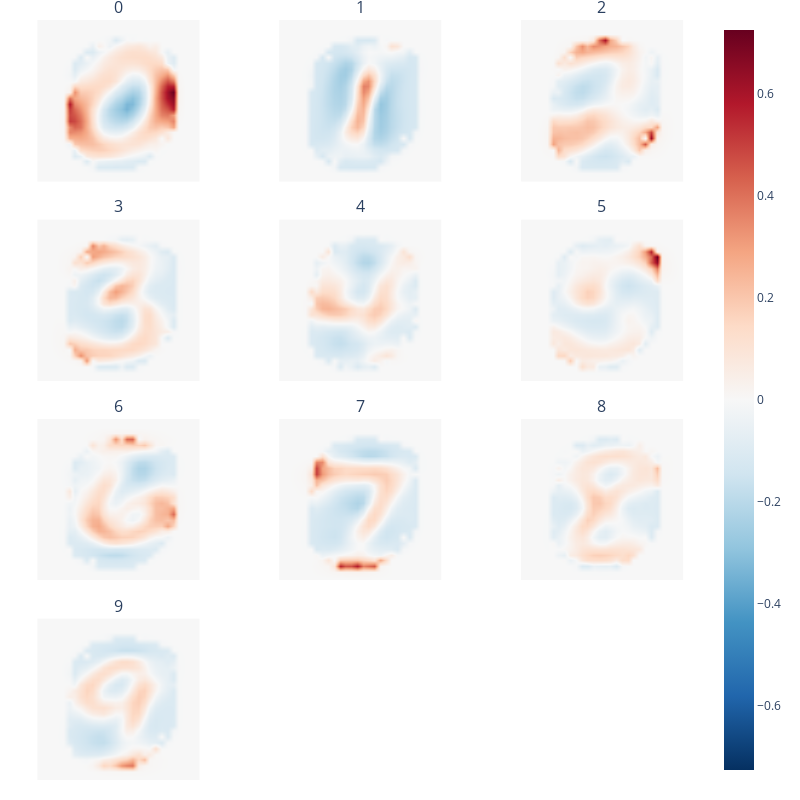

The code cell stored with this chart in its notebook:
### Code cell
import ethik
explainer = ethik.ImageClassificationExplainer(n_jobs=-1)
explainer.plot_bias(x_test, y_pred)

### Figure 1 — Plotly figure (JSON) as saved in the notebook; plotly's stock layout.template omitted (floating-point values rounded to 4 significant figures; data arrays with more than 128 entries replaced by an {"elided": "..."} marker saying what was removed)
{"data": [{"colorscale": [[0, "rgb(103,0,31)"], [0.1, "rgb(178,24,43)"], [0.2, "rgb(214,96,77)"], [0.3, "rgb(244,165,130)"], [0.4, "rgb(253,219,199)"], [0.5, "rgb(247,247,247)"], [0.6, "rgb(209,229,240)"], [0.7, "rgb(146,197,222)"], [0.8, "rgb(67,147,195)"], [0.9, "rgb(33,102,172)"], [1, "rgb(5,48,97)"]], "hoverinfo": "x+y+z", "name": "0", "reversescale": true, "showscale": true, "type": "heatmap", "x": [0, 1, 2, 3, 4, 5, 6, 7, 8, 9, 10, 11, 12, 13, 14, 15, 16, 17, 18, 19, 20, 21, 22, 23, 24, 25, 26, 27], "xaxis": "x", "y": [0, 1, 2, 3, 4, 5, 6, 7, 8, 9, 10, 11, 12, 13, 14, 15, 16, 17, 18, 19, 20, 21, 22, 23, 24, 25, 26, 27], "yaxis": "y", "z": {"elided": "28x28 float values"}, "zmax": 0.726, "zmin": -0.726, "zsmooth": "best"}, {"colorscale": [[0, "rgb(103,0,31)"], [0.1, "rgb(178,24,43)"], [0.2, "rgb(214,96,77)"], [0.3, "rgb(244,165,130)"], [0.4, "rgb(253,219,199)"], [0.5, "rgb(247,247,247)"], [0.6, "rgb(209,229,240)"], [0.7, "rgb(146,197,222)"], [0.8, "rgb(67,147,195)"], [0.9, "rgb(33,102,172)"], [1, "rgb(5,48,97)"]], "hoverinfo": "x+y+z", "name": "1", "reversescale": true, "showscale": false, "type": "heatmap", "x": [0, 1, 2, 3, 4, 5, 6, 7, 8, 9, 10, 11, 12, 13, 14, 15, 16, 17, 18, 19, 20, 21, 22, 23, 24, 25, 26, 27], "xaxis": "x2", "y": [0, 1, 2, 3, 4, 5, 6, 7, 8, 9, 10, 11, 12, 13, 14, 15, 16, 17, 18, 19, 20, 21, 22, 23, 24, 25, 26, 27], "yaxis": "y2", "z": {"elided": "28x28 float values"}, "zmax": 0.726, "zmin": -0.726, "zsmooth": "best"}, {"colorscale": [[0, "rgb(103,0,31)"], [0.1, "rgb(178,24,43)"], [0.2, "rgb(214,96,77)"], [0.3, "rgb(244,165,130)"], [0.4, "rgb(253,219,199)"], [0.5, "rgb(247,247,247)"], [0.6, "rgb(209,229,240)"], [0.7, "rgb(146,197,222)"], [0.8, "rgb(67,147,195)"], [0.9, "rgb(33,102,172)"], [1, "rgb(5,48,97)"]], "hoverinfo": "x+y+z", "name": "2", "reversescale": true, "showscale": false, "type": "heatmap", "x": [0, 1, 2, 3, 4, 5, 6, 7, 8, 9, 10, 11, 12, 13, 14, 15, 16, 17, 18, 19, 20, 21, 22, 23, 24, 25, 26, 27], "xaxis": "x3", "y": [0, 1, 2, 3, 4, 5, 6, 7, 8, 9, 10, 11, 12, 13, 14, 15, 16, 17, 18, 19, 20, 21, 22, 23, 24, 25, 26, 27], "yaxis": "y3", "z": {"elided": "28x28 float values"}, "zmax": 0.726, "zmin": -0.726, "zsmooth": "best"}, {"colorscale": [[0, "rgb(103,0,31)"], [0.1, "rgb(178,24,43)"], [0.2, "rgb(214,96,77)"], [0.3, "rgb(244,165,130)"], [0.4, "rgb(253,219,199)"], [0.5, "rgb(247,247,247)"], [0.6, "rgb(209,229,240)"], [0.7, "rgb(146,197,222)"], [0.8, "rgb(67,147,195)"], [0.9, "rgb(33,102,172)"], [1, "rgb(5,48,97)"]], "hoverinfo": "x+y+z", "name": "3", "reversescale": true, "showscale": false, "type": "heatmap", "x": [0, 1, 2, 3, 4, 5, 6, 7, 8, 9, 10, 11, 12, 13, 14, 15, 16, 17, 18, 19, 20, 21, 22, 23, 24, 25, 26, 27], "xaxis": "x4", "y": [0, 1, 2, 3, 4, 5, 6, 7, 8, 9, 10, 11, 12, 13, 14, 15, 16, 17, 18, 19, 20, 21, 22, 23, 24, 25, 26, 27], "yaxis": "y4", "z": {"elided": "28x28 float values"}, "zmax": 0.726, "zmin": -0.726, "zsmooth": "best"}, {"colorscale": [[0, "rgb(103,0,31)"], [0.1, "rgb(178,24,43)"], [0.2, "rgb(214,96,77)"], [0.3, "rgb(244,165,130)"], [0.4, "rgb(253,219,199)"], [0.5, "rgb(247,247,247)"], [0.6, "rgb(209,229,240)"], [0.7, "rgb(146,197,222)"], [0.8, "rgb(67,147,195)"], [0.9, "rgb(33,102,172)"], [1, "rgb(5,48,97)"]], "hoverinfo": "x+y+z", "name": "4", "reversescale": true, "showscale": false, "type": "heatmap", "x": [0, 1, 2, 3, 4, 5, 6, 7, 8, 9, 10, 11, 12, 13, 14, 15, 16, 17, 18, 19, 20, 21, 22, 23, 24, 25, 26, 27], "xaxis": "x5", "y": [0, 1, 2, 3, 4, 5, 6, 7, 8, 9, 10, 11, 12, 13, 14, 15, 16, 17, 18, 19, 20, 21, 22, 23, 24, 25, 26, 27], "yaxis": "y5", "z": {"elided": "28x28 float values"}, "zmax": 0.726, "zmin": -0.726, "zsmooth": "best"}, {"colorscale": [[0, "rgb(103,0,31)"], [0.1, "rgb(178,24,43)"], [0.2, "rgb(214,96,77)"], [0.3, "rgb(244,165,130)"], [0.4, "rgb(253,219,199)"], [0.5, "rgb(247,247,247)"], [0.6, "rgb(209,229,240)"], [0.7, "rgb(146,197,222)"], [0.8, "rgb(67,147,195)"], [0.9, "rgb(33,102,172)"], [1, "rgb(5,48,97)"]], "hoverinfo": "x+y+z", "name": "5", "reversescale": true, "showscale": false, "type": "heatmap", "x": [0, 1, 2, 3, 4, 5, 6, 7, 8, 9, 10, 11, 12, 13, 14, 15, 16, 17, 18, 19, 20, 21, 22, 23, 24, 25, 26, 27], "xaxis": "x6", "y": [0, 1, 2, 3, 4, 5, 6, 7, 8, 9, 10, 11, 12, 13, 14, 15, 16, 17, 18, 19, 20, 21, 22, 23, 24, 25, 26, 27], "yaxis": "y6", "z": {"elided": "28x28 float values"}, "zmax": 0.726, "zmin": -0.726, "zsmooth": "best"}, {"colorscale": [[0, "rgb(103,0,31)"], [0.1, "rgb(178,24,43)"], [0.2, "rgb(214,96,77)"], [0.3, "rgb(244,165,130)"], [0.4, "rgb(253,219,199)"], [0.5, "rgb(247,247,247)"], [0.6, "rgb(209,229,240)"], [0.7, "rgb(146,197,222)"], [0.8, "rgb(67,147,195)"], [0.9, "rgb(33,102,172)"], [1, "rgb(5,48,97)"]], "hoverinfo": "x+y+z", "name": "6", "reversescale": true, "showscale": false, "type": "heatmap", "x": [0, 1, 2, 3, 4, 5, 6, 7, 8, 9, 10, 11, 12, 13, 14, 15, 16, 17, 18, 19, 20, 21, 22, 23, 24, 25, 26, 27], "xaxis": "x7", "y": [0, 1, 2, 3, 4, 5, 6, 7, 8, 9, 10, 11, 12, 13, 14, 15, 16, 17, 18, 19, 20, 21, 22, 23, 24, 25, 26, 27], "yaxis": "y7", "z": {"elided": "28x28 float values"}, "zmax": 0.726, "zmin": -0.726, "zsmooth": "best"}, {"colorscale": [[0, "rgb(103,0,31)"], [0.1, "rgb(178,24,43)"], [0.2, "rgb(214,96,77)"], [0.3, "rgb(244,165,130)"], [0.4, "rgb(253,219,199)"], [0.5, "rgb(247,247,247)"], [0.6, "rgb(209,229,240)"], [0.7, "rgb(146,197,222)"], [0.8, "rgb(67,147,195)"], [0.9, "rgb(33,102,172)"], [1, "rgb(5,48,97)"]], "hoverinfo": "x+y+z", "name": "7", "reversescale": true, "showscale": false, "type": "heatmap", "x": [0, 1, 2, 3, 4, 5, 6, 7, 8, 9, 10, 11, 12, 13, 14, 15, 16, 17, 18, 19, 20, 21, 22, 23, 24, 25, 26, 27], "xaxis": "x8", "y": [0, 1, 2, 3, 4, 5, 6, 7, 8, 9, 10, 11, 12, 13, 14, 15, 16, 17, 18, 19, 20, 21, 22, 23, 24, 25, 26, 27], "yaxis": "y8", "z": {"elided": "28x28 float values"}, "zmax": 0.726, "zmin": -0.726, "zsmooth": "best"}, {"colorscale": [[0, "rgb(103,0,31)"], [0.1, "rgb(178,24,43)"], [0.2, "rgb(214,96,77)"], [0.3, "rgb(244,165,130)"], [0.4, "rgb(253,219,199)"], [0.5, "rgb(247,247,247)"], [0.6, "rgb(209,229,240)"], [0.7, "rgb(146,197,222)"], [0.8, "rgb(67,147,195)"], [0.9, "rgb(33,102,172)"], [1, "rgb(5,48,97)"]], "hoverinfo": "x+y+z", "name": "8", "reversescale": true, "showscale": false, "type": "heatmap", "x": [0, 1, 2, 3, 4, 5, 6, 7, 8, 9, 10, 11, 12, 13, 14, 15, 16, 17, 18, 19, 20, 21, 22, 23, 24, 25, 26, 27], "xaxis": "x9", "y": [0, 1, 2, 3, 4, 5, 6, 7, 8, 9, 10, 11, 12, 13, 14, 15, 16, 17, 18, 19, 20, 21, 22, 23, 24, 25, 26, 27], "yaxis": "y9", "z": {"elided": "28x28 float values"}, "zmax": 0.726, "zmin": -0.726, "zsmooth": "best"}, {"colorscale": [[0, "rgb(103,0,31)"], [0.1, "rgb(178,24,43)"], [0.2, "rgb(214,96,77)"], [0.3, "rgb(244,165,130)"], [0.4, "rgb(253,219,199)"], [0.5, "rgb(247,247,247)"], [0.6, "rgb(209,229,240)"], [0.7, "rgb(146,197,222)"], [0.8, "rgb(67,147,195)"], [0.9, "rgb(33,102,172)"], [1, "rgb(5,48,97)"]], "hoverinfo": "x+y+z", "name": "9", "reversescale": true, "showscale": false, "type": "heatmap", "x": [0, 1, 2, 3, 4, 5, 6, 7, 8, 9, 10, 11, 12, 13, 14, 15, 16, 17, 18, 19, 20, 21, 22, 23, 24, 25, 26, 27], "xaxis": "x10", "y": [0, 1, 2, 3, 4, 5, 6, 7, 8, 9, 10, 11, 12, 13, 14, 15, 16, 17, 18, 19, 20, 21, 22, 23, 24, 25, 26, 27], "yaxis": "y10", "z": {"elided": "28x28 float values"}, "zmax": 0.726, "zmin": -0.726, "zsmooth": "best"}], "layout": {"annotations": [{"font": {"size": 16}, "showarrow": false, "text": "0", "x": 0.1444, "xanchor": "center", "xref": "paper", "y": 1, "yanchor": "bottom", "yref": "paper"}, {"font": {"size": 16}, "showarrow": false, "text": "1", "x": 0.5, "xanchor": "center", "xref": "paper", "y": 1, "yanchor": "bottom", "yref": "paper"}, {"font": {"size": 16}, "showarrow": false, "text": "2", "x": 0.8556, "xanchor": "center", "xref": "paper", "y": 1, "yanchor": "bottom", "yref": "paper"}, {"font": {"size": 16}, "showarrow": false, "text": "3", "x": 0.1444, "xanchor": "center", "xref": "paper", "y": 0.7375, "yanchor": "bottom", "yref": "paper"}, {"font": {"size": 16}, "showarrow": false, "text": "4", "x": 0.5, "xanchor": "center", "xref": "paper", "y": 0.7375, "yanchor": "bottom", "yref": "paper"}, {"font": {"size": 16}, "showarrow": false, "text": "5", "x": 0.8556, "xanchor": "center", "xref": "paper", "y": 0.7375, "yanchor": "bottom", "yref": "paper"}, {"font": {"size": 16}, "showarrow": false, "text": "6", "x": 0.1444, "xanchor": "center", "xref": "paper", "y": 0.475, "yanchor": "bottom", "yref": "paper"}, {"font": {"size": 16}, "showarrow": false, "text": "7", "x": 0.5, "xanchor": "center", "xref": "paper", "y": 0.475, "yanchor": "bottom", "yref": "paper"}, {"font": {"size": 16}, "showarrow": false, "text": "8", "x": 0.8556, "xanchor": "center", "xref": "paper", "y": 0.475, "yanchor": "bottom", "yref": "paper"}, {"font": {"size": 16}, "showarrow": false, "text": "9", "x": 0.1444, "xanchor": "center", "xref": "paper", "y": 0.2125, "yanchor": "bottom", "yref": "paper"}], "autosize": false, "height": 800, "margin": {"b": 20, "l": 20, "t": 20}, "plot_bgcolor": "white", "width": 800, "xaxis": {"anchor": "y", "domain": [0, 0.2889], "matches": "x10", "showticklabels": false, "visible": false}, "xaxis10": {"anchor": "y10", "domain": [0, 0.2889], "visible": false}, "xaxis11": {"anchor": "y11", "domain": [0.3556, 0.6444], "matches": "x10"}, "xaxis12": {"anchor": "y12", "domain": [0.7111, 1], "matches": "x10"}, "xaxis2": {"anchor": "y2", "domain": [0.3556, 0.6444], "matches": "x10", "showticklabels": false, "visible": false}, "xaxis3": {"anchor": "y3", "domain": [0.7111, 1], "matches": "x10", "showticklabels": false, "visible": false}, "xaxis4": {"anchor": "y4", "domain": [0, 0.2889], "matches": "x10", "showticklabels": false, "visible": false}, "xaxis5": {"anchor": "y5", "domain": [0.3556, 0.6444], "matches": "x10", "showticklabels": false, "visible": false}, "xaxis6": {"anchor": "y6", "domain": [0.7111, 1], "matches": "x10", "showticklabels": false, "visible": false}, "xaxis7": {"anchor": "y7", "domain": [0, 0.2889], "matches": "x10", "showticklabels": false, "visible": false}, "xaxis8": {"anchor": "y8", "domain": [0.3556, 0.6444], "matches": "x10", "showticklabels": false, "visible": false}, "xaxis9": {"anchor": "y9", "domain": [0.7111, 1], "matches": "x10", "showticklabels": false, "visible": false}, "yaxis": {"anchor": "x", "domain": [0.7875, 1], "matches": "y10", "scaleanchor": "x", "visible": false}, "yaxis10": {"anchor": "x10", "domain": [0, 0.2125], "scaleanchor": "x10", "visible": false}, "yaxis11": {"anchor": "x11", "domain": [0, 0.2125], "matches": "y10", "showticklabels": false}, "yaxis12": {"anchor": "x12", "domain": [0, 0.2125], "matches": "y10", "showticklabels": false}, "yaxis2": {"anchor": "x2", "domain": [0.7875, 1], "matches": "y10", "scaleanchor": "x2", "showticklabels": false, "visible": false}, "yaxis3": {"anchor": "x3", "domain": [0.7875, 1], "matches": "y10", "scaleanchor": "x3", "showticklabels": false, "visible": false}, "yaxis4": {"anchor": "x4", "domain": [0.525, 0.7375], "matches": "y10", "scaleanchor": "x4", "visible": false}, "yaxis5": {"anchor": "x5", "domain": [0.525, 0.7375], "matches": "y10", "scaleanchor": "x5", "showticklabels": false, "visible": false}, "yaxis6": {"anchor": "x6", "domain": [0.525, 0.7375], "matches": "y10", "scaleanchor": "x6", "showticklabels": false, "visible": false}, "yaxis7": {"anchor": "x7", "domain": [0.2625, 0.475], "matches": "y10", "scaleanchor": "x7", "visible": false}, "yaxis8": {"anchor": "x8", "domain": [0.2625, 0.475], "matches": "y10", "scaleanchor": "x8", "showticklabels": false, "visible": false}, "yaxis9": {"anchor": "x9", "domain": [0.2625, 0.475], "matches": "y10", "scaleanchor": "x9", "showticklabels": false, "visible": false}}}
